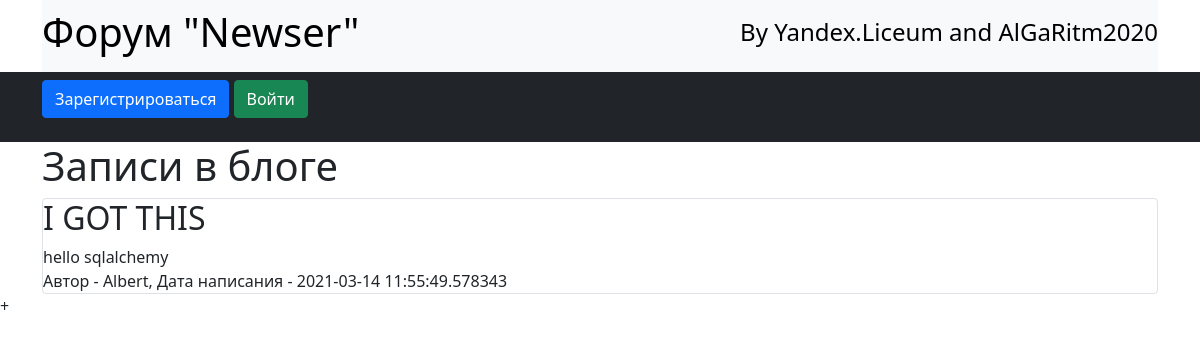
/, run on an earlier commit of the app's database.
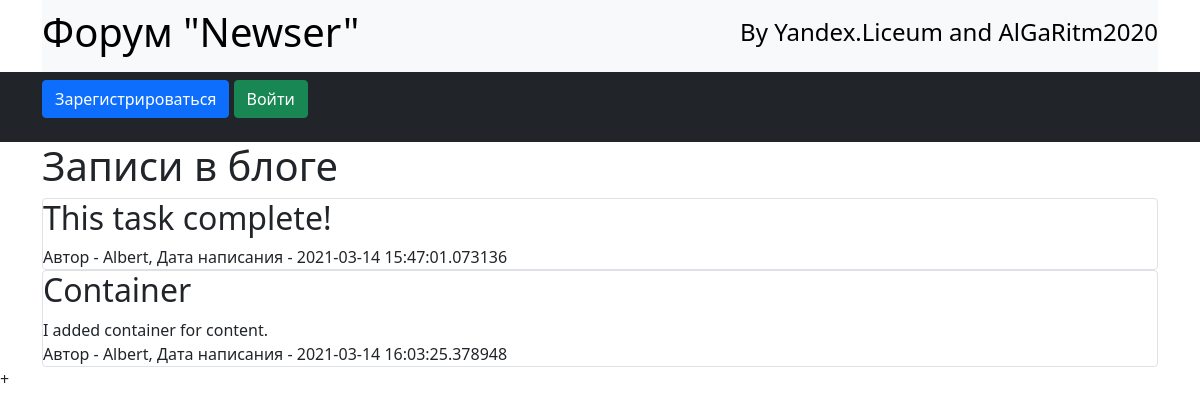
And on a later commit of the database.
### data/news.py (models this page shows)
class News(SqlAlchemyBase, SerializerMixin):
    __tablename__ = 'news'
    id = sqlalchemy.Column(sqlalchemy.Integer,
                           primary_key=True, autoincrement=True)
    title = sqlalchemy.Column(sqlalchemy.String, nullable=True)
    content = sqlalchemy.Column(sqlalchemy.String, nullable=True)
    created_date = sqlalchemy.Column(sqlalchemy.DateTime,
                                     default=datetime.datetime.now)
    is_private = sqlalchemy.Column(sqlalchemy.Boolean, default=True)
    user_id = sqlalchemy.Column(sqlalchemy.Integer,
                                sqlalchemy.ForeignKey("users.id"))
    user = orm.relation('User')
    categories = orm.relation("Category",
                              secondary="association",
                              backref="news")

### data/users.py (models this page shows, shortened)
class User(SqlAlchemyBase, UserMixin, SerializerMixin):
    __tablename__ = 'users'
    id = sqlalchemy.Column(sqlalchemy.Integer,
                           primary_key=True, autoincrement=True)
    name = sqlalchemy.Column(sqlalchemy.String, nullable=True)
    about = sqlalchemy.Column(sqlalchemy.String, nullable=True)
    email = sqlalchemy.Column(sqlalchemy.String,
                              index=True, unique=True, nullable=True)
    hashed_password = sqlalchemy.Column(sqlalchemy.String, nullable=True)
    created_date = sqlalchemy.Column(sqlalchemy.DateTime,
                                     default=datetime.datetime.now)
    news = orm.relation("News", back_populates='user')

### main.py (the view)
@app.route("/")
def home_page():
    db_sess = db_session.create_session()
    if current_user.is_authenticated:
        news = db_sess.query(News).filter(
            (News.user == current_user) | (News.is_private != True))
    else:
        news = db_sess.query(News).filter(News.is_private != True)
    return render_template("index.html", news=news)

### data/db_session.py (called while the page is built)
def create_session() -> Session:
    global __factory
    return __factory()

### templates/index.html (shortened to what this page needs)
{% extends "base.html" %}
{% block content %}
<h1>Записи в блоге</h1>
{% for item in news%}
<div class="col-md6 border rounded">
    <h2>{{item.title}}</h2>
    <div>
        {{item.content}}
    </div>
    <div>
        Автор - {{item.user.name}}, Дата написания - {{item.created_date}}
    </div>
</div>
{% endfor %}
{% endblock %}

### templates/base.html (shortened to what this page needs)
<!doctype html>
<html lang="en">
  <head>
    <link href="https://cdn.jsdelivr.net/npm/bootstrap@5.0.0-beta2/dist/css/bootstrap.min.css" rel="stylesheet">
    <link rel="stylesheet" type="text/css" href='../static/css/style.css'>
  </head>
  <body>
  <div class="container">
  <nav class="navbar navbar-light bg-light">
    <h1 class='header header-primary'>Форум "Newser"</h1>
    <h4 class='header'>By Yandex.Liceum and AlGaRitm2020</h4>
  </nav>
  </div>
  <nav class="navbar bg-dark navbar-dark">
    <div class="container">
    {% if current_user.is_authenticated %}
    <a class="navbar-brand" href="/logout">{{ current_user.name }}</a>
{% else %}
    <p>
        <a class="btn btn-primary " href="/register">Зарегистрироваться</a>
        <a class="btn btn-success" href="/login">Войти</a>
    </p>
{% endif %}
      </div>
  </nav>
  <div class="container">
      {% block content %}{% endblock %}
  </div>
  </body>
</html>+

### static/css/style.css (style rules this page uses)
* { margin: 0; padding: 0; box-sizing: border-box; }
.header { color: #000000; font-weight: normal; text-align: center; }

What changed in the data, as far as the page shows it:
removed News: title "I GOT THIS", content "hello sqlalchemy", user.name "Albert", created_date "2021-03-14 11:55:49.578343"
added News: title "This task complete!", user.name "Albert", created_date "2021-03-14 15:47:01.073136"
now on this page (row edited): News: title "Container", content "I added container for content.", user.name "Albert", created_date "2021-03-14 16:03:25.378948"
